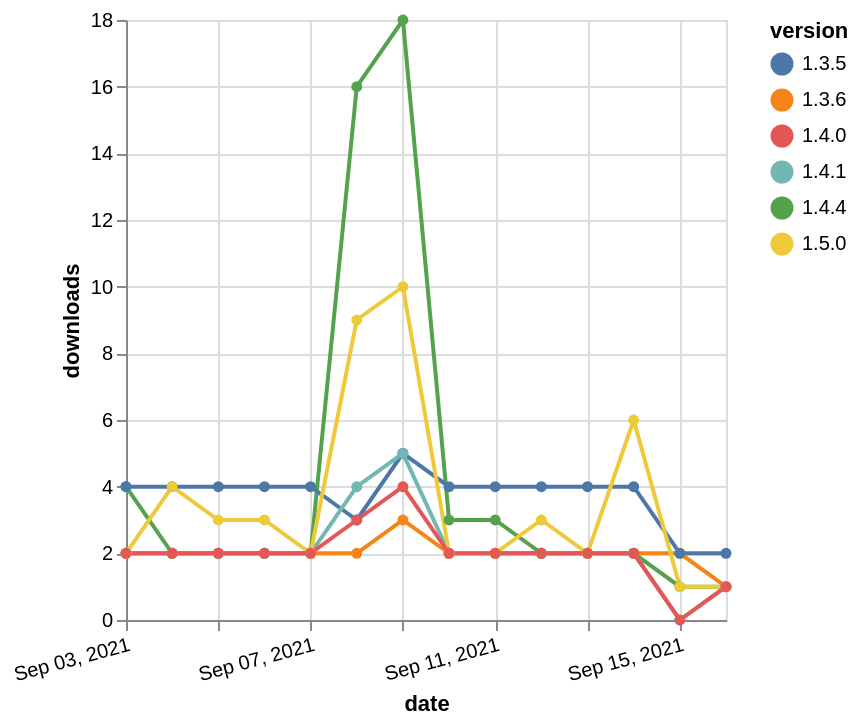

Write a Vega-Lite specification for this figure.
### Vega-Lite specification from a JSON file in a GitHub repository (floating-point values rounded to 4 significant figures)
{"$schema": "https://vega.github.io/schema/vega-lite/v5.json", "description": "A simple bar chart with embedded data.", "data": {"values": [{"date": "2021-09-03", "total": 2697, "delta": 2, "version": "1.3.6"}, {"date": "2021-09-04", "total": 2699, "delta": 2, "version": "1.3.6"}, {"date": "2021-09-05", "total": 2701, "delta": 2, "version": "1.3.6"}, {"date": "2021-09-06", "total": 2703, "delta": 2, "version": "1.3.6"}, {"date": "2021-09-07", "total": 2705, "delta": 2, "version": "1.3.6"}, {"date": "2021-09-08", "total": 2707, "delta": 2, "version": "1.3.6"}, {"date": "2021-09-09", "total": 2710, "delta": 3, "version": "1.3.6"}, {"date": "2021-09-10", "total": 2712, "delta": 2, "version": "1.3.6"}, {"date": "2021-09-11", "total": 2714, "delta": 2, "version": "1.3.6"}, {"date": "2021-09-12", "total": 2716, "delta": 2, "version": "1.3.6"}, {"date": "2021-09-13", "total": 2718, "delta": 2, "version": "1.3.6"}, {"date": "2021-09-14", "total": 2720, "delta": 2, "version": "1.3.6"}, {"date": "2021-09-15", "total": 2722, "delta": 2, "version": "1.3.6"}, {"date": "2021-09-16", "total": 2723, "delta": 1, "version": "1.3.6"}, {"date": "2021-09-03", "total": 4245, "delta": 4, "version": "1.4.4"}, {"date": "2021-09-04", "total": 4247, "delta": 2, "version": "1.4.4"}, {"date": "2021-09-05", "total": 4249, "delta": 2, "version": "1.4.4"}, {"date": "2021-09-06", "total": 4251, "delta": 2, "version": "1.4.4"}, {"date": "2021-09-07", "total": 4253, "delta": 2, "version": "1.4.4"}, {"date": "2021-09-08", "total": 4269, "delta": 16, "version": "1.4.4"}, {"date": "2021-09-09", "total": 4287, "delta": 18, "version": "1.4.4"}, {"date": "2021-09-10", "total": 4290, "delta": 3, "version": "1.4.4"}, {"date": "2021-09-11", "total": 4293, "delta": 3, "version": "1.4.4"}, {"date": "2021-09-12", "total": 4295, "delta": 2, "version": "1.4.4"}, {"date": "2021-09-13", "total": 4297, "delta": 2, "version": "1.4.4"}, {"date": "2021-09-14", "total": 4299, "delta": 2, "version": "1.4.4"}, {"date": "2021-09-15", "total": 4300, "delta": 1, "version": "1.4.4"}, {"date": "2021-09-16", "total": 4301, "delta": 1, "version": "1.4.4"}, {"date": "2021-09-03", "total": 4830, "delta": 4, "version": "1.3.5"}, {"date": "2021-09-04", "total": 4834, "delta": 4, "version": "1.3.5"}, {"date": "2021-09-05", "total": 4838, "delta": 4, "version": "1.3.5"}, {"date": "2021-09-06", "total": 4842, "delta": 4, "version": "1.3.5"}, {"date": "2021-09-07", "total": 4846, "delta": 4, "version": "1.3.5"}, {"date": "2021-09-08", "total": 4849, "delta": 3, "version": "1.3.5"}, {"date": "2021-09-09", "total": 4854, "delta": 5, "version": "1.3.5"}, {"date": "2021-09-10", "total": 4858, "delta": 4, "version": "1.3.5"}, {"date": "2021-09-11", "total": 4862, "delta": 4, "version": "1.3.5"}, {"date": "2021-09-12", "total": 4866, "delta": 4, "version": "1.3.5"}, {"date": "2021-09-13", "total": 4870, "delta": 4, "version": "1.3.5"}, {"date": "2021-09-14", "total": 4874, "delta": 4, "version": "1.3.5"}, {"date": "2021-09-15", "total": 4876, "delta": 2, "version": "1.3.5"}, {"date": "2021-09-16", "total": 4878, "delta": 2, "version": "1.3.5"}, {"date": "2021-09-03", "total": 2821, "delta": 2, "version": "1.4.1"}, {"date": "2021-09-04", "total": 2823, "delta": 2, "version": "1.4.1"}, {"date": "2021-09-05", "total": 2825, "delta": 2, "version": "1.4.1"}, {"date": "2021-09-06", "total": 2827, "delta": 2, "version": "1.4.1"}, {"date": "2021-09-07", "total": 2829, "delta": 2, "version": "1.4.1"}, {"date": "2021-09-08", "total": 2833, "delta": 4, "version": "1.4.1"}, {"date": "2021-09-09", "total": 2838, "delta": 5, "version": "1.4.1"}, {"date": "2021-09-10", "total": 2840, "delta": 2, "version": "1.4.1"}, {"date": "2021-09-11", "total": 2842, "delta": 2, "version": "1.4.1"}, {"date": "2021-09-12", "total": 2844, "delta": 2, "version": "1.4.1"}, {"date": "2021-09-13", "total": 2846, "delta": 2, "version": "1.4.1"}, {"date": "2021-09-14", "total": 2848, "delta": 2, "version": "1.4.1"}, {"date": "2021-09-15", "total": 2848, "delta": 0, "version": "1.4.1"}, {"date": "2021-09-16", "total": 2849, "delta": 1, "version": "1.4.1"}, {"date": "2021-09-03", "total": 909, "delta": 2, "version": "1.5.0"}, {"date": "2021-09-04", "total": 913, "delta": 4, "version": "1.5.0"}, {"date": "2021-09-05", "total": 916, "delta": 3, "version": "1.5.0"}, {"date": "2021-09-06", "total": 919, "delta": 3, "version": "1.5.0"}, {"date": "2021-09-07", "total": 921, "delta": 2, "version": "1.5.0"}, {"date": "2021-09-08", "total": 930, "delta": 9, "version": "1.5.0"}, {"date": "2021-09-09", "total": 940, "delta": 10, "version": "1.5.0"}, {"date": "2021-09-10", "total": 942, "delta": 2, "version": "1.5.0"}, {"date": "2021-09-11", "total": 944, "delta": 2, "version": "1.5.0"}, {"date": "2021-09-12", "total": 947, "delta": 3, "version": "1.5.0"}, {"date": "2021-09-13", "total": 949, "delta": 2, "version": "1.5.0"}, {"date": "2021-09-14", "total": 955, "delta": 6, "version": "1.5.0"}, {"date": "2021-09-15", "total": 956, "delta": 1, "version": "1.5.0"}, {"date": "2021-09-16", "total": 957, "delta": 1, "version": "1.5.0"}, {"date": "2021-09-03", "total": 2559, "delta": 2, "version": "1.4.0"}, {"date": "2021-09-04", "total": 2561, "delta": 2, "version": "1.4.0"}, {"date": "2021-09-05", "total": 2563, "delta": 2, "version": "1.4.0"}, {"date": "2021-09-06", "total": 2565, "delta": 2, "version": "1.4.0"}, {"date": "2021-09-07", "total": 2567, "delta": 2, "version": "1.4.0"}, {"date": "2021-09-08", "total": 2570, "delta": 3, "version": "1.4.0"}, {"date": "2021-09-09", "total": 2574, "delta": 4, "version": "1.4.0"}, {"date": "2021-09-10", "total": 2576, "delta": 2, "version": "1.4.0"}, {"date": "2021-09-11", "total": 2578, "delta": 2, "version": "1.4.0"}, {"date": "2021-09-12", "total": 2580, "delta": 2, "version": "1.4.0"}, {"date": "2021-09-13", "total": 2582, "delta": 2, "version": "1.4.0"}, {"date": "2021-09-14", "total": 2584, "delta": 2, "version": "1.4.0"}, {"date": "2021-09-15", "total": 2584, "delta": 0, "version": "1.4.0"}, {"date": "2021-09-16", "total": 2585, "delta": 1, "version": "1.4.0"}]}, "width": "container", "mark": {"type": "line", "point": {"filled": true}}, "encoding": {"x": {"field": "date", "type": "temporal", "timeUnit": "yearmonthdate", "title": "date", "axis": {"labelAngle": -15}}, "y": {"field": "delta", "type": "quantitative", "title": "downloads"}, "color": {"field": "version", "type": "nominal"}, "tooltip": {"field": "delta"}}}
